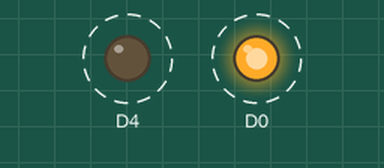
The sketch below on a simulated ESP8266 (NodeMCU). Shown: output pins drawn as LEDs (lit = HIGH). Dashed ring = blinking. What the sketch prints to the serial monitor is not drawn.

Above: at 0.5 s.
Timing chart, 0 to 4.6 s (numbered marks = the images above):
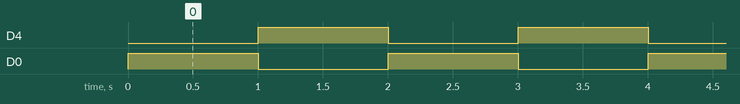

Measured:
- by itself, D4, D0: alternates HIGH for 1.0 s and LOW for 1.0 s

The sketch:

sample.ino
```cpp
void setup() {
  // put your setup code here, to run once:
pinMode(D4,OUTPUT);
pinMode(D0,OUTPUT);
Serial.begin(9600);
}

void loop() {
  // put your main code here, to run repeatedly:navjot.16885@lpu.co.in
    Serial.println("Vamsi");
    digitalWrite(D0,HIGH);
    digitalWrite(D4,LOW);
    delay(1000);
    digitalWrite(D0,LOW);
    digitalWrite(D4,HIGH);
    delay(1000);
}
```
